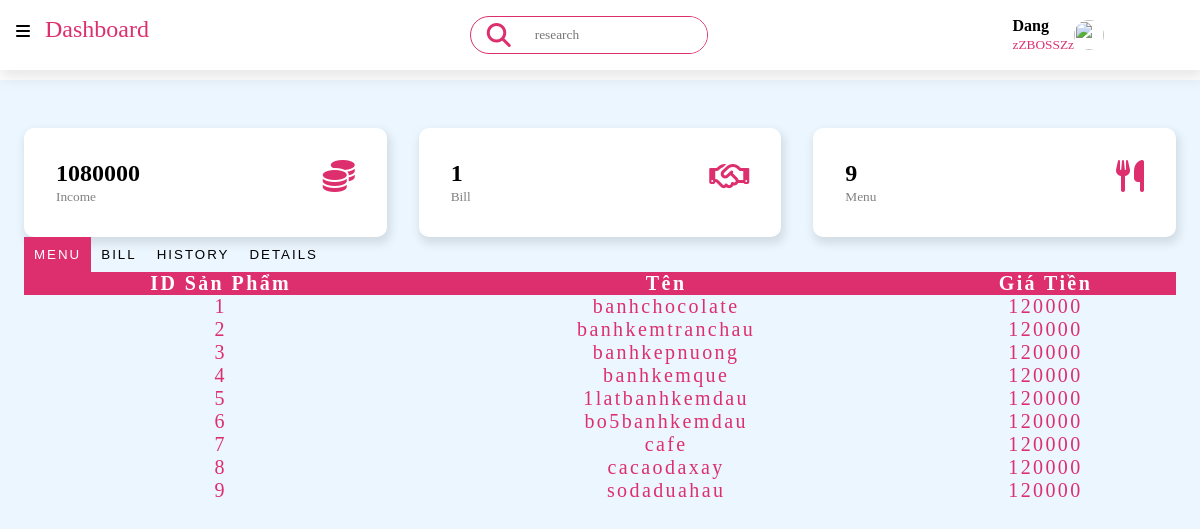
The page /UI.php on the database its author committed.
### tables this page shows
CREATE TABLE san_pham (
id INT UNSIGNED AUTO_INCREMENT PRIMARY KEY,
tenSanPham VARCHAR(30) NOT NULL,
giaTien INT UNSIGNED NOT NULL);

### UI.php (the view, shortened to what this page needs)
<!DOCTYPE html>
<html lang="en">
<head>
    <link rel="stylesheet" type="text/css"
        href="https://stackpath.bootstrapcdn.com/font-awesome/4.7.0/css/font-awesome.min.css">
  <link rel="stylesheet" href="css/font-awesome-4.7.0/css/font-awesome.min.css">
</head>
<body>
  <div class="content">
    <header>
      <p><label for="menu"><span class="fa fa-bars"></span></label><span class="accueil">Dashboard</span></p>
      <div class="search-wrapper">
        <span class="fa fa-search"></span>
        <input type="search" name="" placeholder="research" />
      </div>
      <div class="user-wrapper" id="dropdown">
        <div>
          <h4>Dang</h4>
          <small>zZBOSSZz</small>
        </div>
        <img src="Boss.jpg" width="30" height="30" class="logo-admin">
      </div>
    </header>
    <main>
    <?php
        $host = 'db_appBanHang';
        $user = 'root';
        $pass = '123';
        $mydatabase = 'appMuaHangDB';
        $conn = new mysqli($host, $user, $pass, $mydatabase);
    ?>
      <div class="cards">
        <div class="card-single">
           <?php
             $sql = "SELECT sum(san_pham.giaTien * lich_su_giao_dich.soLuong) AS total FROM san_pham JOIN lich_su_giao_dich
             ON san_pham.id = lich_su_giao_dich.id_sanPham";
             $res = mysqli_query($conn,$sql);
             $total = mysqli_fetch_assoc($res);
             $total_money = $total['total'];
             ?>
          <div>
            <h2><?php echo $total_money ?> </h2>
            <small>Income</small>
          </div>
          <div>
            <span class="fas fa-coins"></span>
          </div>
        </div>
        <div class="card-single">
            <?php
            $sql1 ="SELECT * FROM hoa_don";
            $res1 = mysqli_query($conn, $sql1);
            $count1 = mysqli_num_rows($res1);
            ?>
          <div>
            <h2><?php echo $count1; ?></h2>
            <small>Bill</small>
          </div>
          <div>
            <span class="far fa-handshake"></span>
          </div>
        </div>
        <div class="card-single">
         <?php
           $sql2 ="SELECT * FROM san_pham";
           $res2 = mysqli_query($conn, $sql2);
           $count2 = mysqli_num_rows($res2);
         ?>
          <div>
            <h2><?php echo $count2; ?></h2>
            <small>Menu</small>
          </div>
          <div>
            <span class="fas fa-utensils"></span>
          </div>
        </div>
        </div>
        <div class="tabContainer">
                  <div class="buttonContainer">
                      <button onclick="showPanel(0)">Menu</button>
                      <button onclick="showPanel(1)">Bill</button>
                      <button onclick="showPanel(2)">History</button>
                      <button onclick="showPanel(3)">Details</button>
                  </div>
                  <div class="tabPanelContainer">
                      <div class="tabPanel">
                            <div class="tabsub">
                              <table>
                                <tr>
                                  <th>ID Sản Phẩm</th>
                                  <th>Tên</th>
                                  <th>Giá Tiền</th>
                                </tr>
                                <?php
                                 $sql3 = "SELECT id, tenSanPham, giaTien FROM san_pham";
                                 $res3 = $conn-> query($sql3);
                                 if($res3-> num_rows > 0) {
                                   while ($row = $res3-> fetch_assoc()){
                                     echo "<tr><td>".$row["id"]."</td><td>". $row["tenSanPham"]."</td><td>".$row["giaTien"]."</td></tr>";
                                   }
                                 }
                                 else {
                                   echo"0 result";
                                 }
                                ?>
                              </table>
                              </div>
                        </div>
                      </div>
                  </div>
            </div>
</body>
</html>

### UI.php (style rules this page uses)
table { border-collapse: collapse; width:100%; color:var(--main-color); font-family: monospace; font-size:20px; text-align: center; }
th { background-color: var(--main-color); color:white; }

### rows shown on the page
san_pham: id "1", tenSanPham "banhchocolate", giaTien "120000"
san_pham: id "2", tenSanPham "banhkemtranchau", giaTien "120000"
san_pham: id "3", tenSanPham "banhkepnuong", giaTien "120000"
san_pham: id "4", tenSanPham "banhkemque", giaTien "120000"
san_pham: id "5", tenSanPham "1latbanhkemdau", giaTien "120000"
san_pham: id "6", tenSanPham "bo5banhkemdau", giaTien "120000"
san_pham: id "7", tenSanPham "cafe", giaTien "120000"
san_pham: id "8", tenSanPham "cacaodaxay", giaTien "120000"
san_pham: id "9", tenSanPham "sodaduahau", giaTien "120000"

### other values the page prints
$total_money "1080000"
$count1 "1"
$count2 "9"
